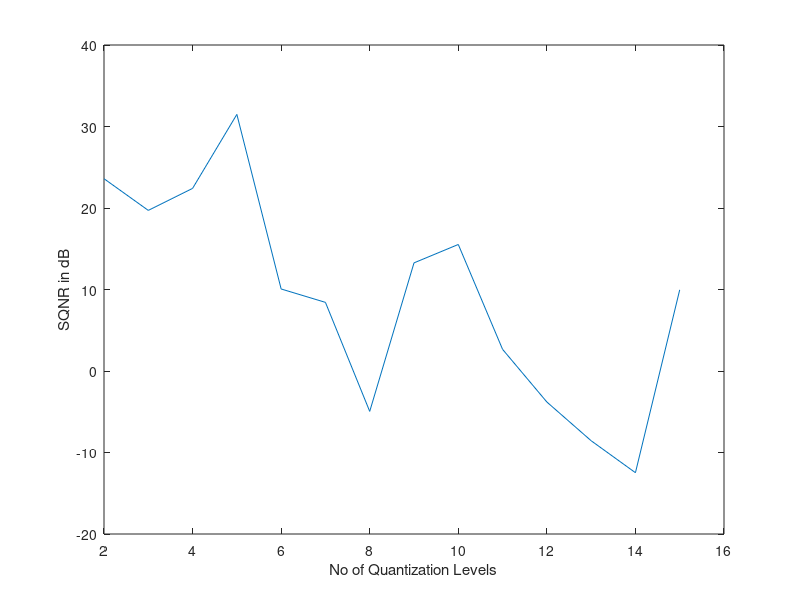

MATLAB code to generate this figure:
signal = 0+(100000).*rand(10000,1);
signal_power = rms(signal);
signal_power = signal_power*signal_power;
% sqnr vector will contain the signal to noise ratio
% for each quantization level count
% where L is the number of quantization levels
N = 14;
sqnr = zeros(1, N);

L = zeros(1, N);
for q_labels = 1:N
    Vmax = max(signal);
    Vmin = min(signal);
    N = size(signal);
    step = zeros([1,q_labels+1]);
    q_levels = 1;
    r = 1;
    while step(q_levels)<Vmax
        step(q_levels+1) = ((q_labels + 1)^r);
        q_levels = q_levels+1;
        r = r+1;
    end
    quantization_error = zeros([1,N]);
    for i = 1:N
        for j = 2:q_levels
            if(step(j-1)<=signal(i) && signal(i)<=step(j))
                quantization_error = signal(i)-((step(j)+step(j-1))/2);
                break;
            end
        end
    end
    quantization_noise = (rms(quantization_error)^2);
    snr = signal_power/quantization_noise;
    snr = pow2db(snr);
    sqnr(q_labels) = snr;
    L(q_labels) = q_labels + 1;
end
plot(L, sqnr)
xlabel("No of Quantization Levels");
ylabel("SQNR in dB");